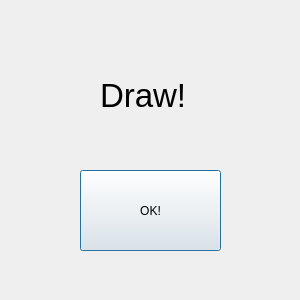
<?xml version="1.0" encoding="UTF-8"?>
<ui version="4.0">
 <class>Dialog</class>
 <widget class="QDialog" name="Dialog">
  <property name="geometry">
   <rect>
    <x>0</x>
    <y>0</y>
    <width>300</width>
    <height>300</height>
   </rect>
  </property>
  <property name="minimumSize">
   <size>
    <width>300</width>
    <height>300</height>
   </size>
  </property>
  <property name="maximumSize">
   <size>
    <width>300</width>
    <height>300</height>
   </size>
  </property>
  <property name="windowTitle">
   <string>Draw!</string>
  </property>
  <widget class="QPushButton" name="pushButton">
   <property name="geometry">
    <rect>
     <x>80</x>
     <y>170</y>
     <width>141</width>
     <height>81</height>
    </rect>
   </property>
   <property name="text">
    <string>OK!</string>
   </property>
  </widget>
  <widget class="QLabel" name="label">
   <property name="geometry">
    <rect>
     <x>100</x>
     <y>30</y>
     <width>261</width>
     <height>131</height>
    </rect>
   </property>
   <property name="font">
    <font>
     <pointsize>25</pointsize>
    </font>
   </property>
   <property name="text">
    <string>Draw!</string>
   </property>
  </widget>
 </widget>
 <resources/>
 <connections/>
</ui>
